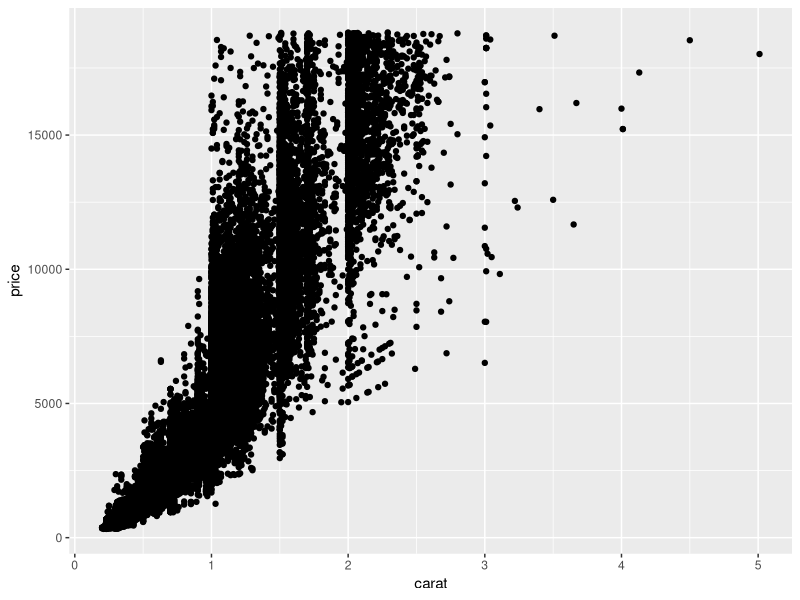
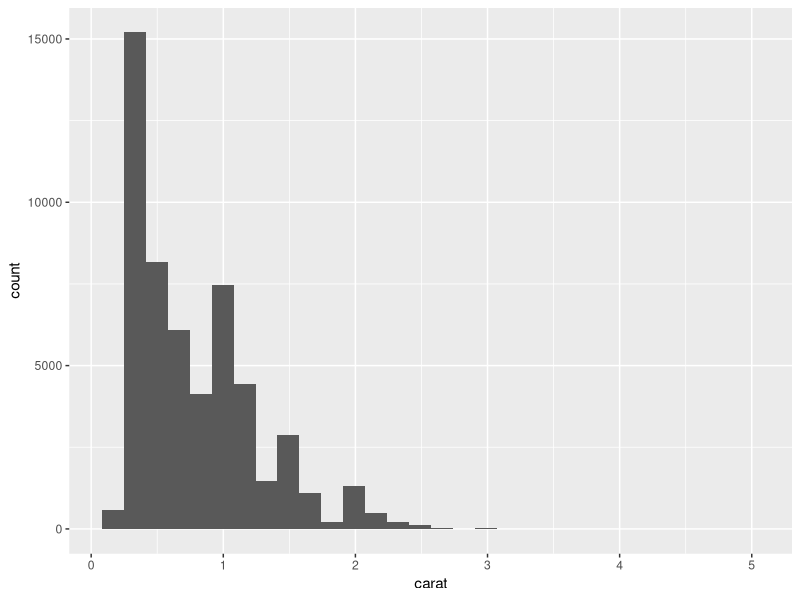
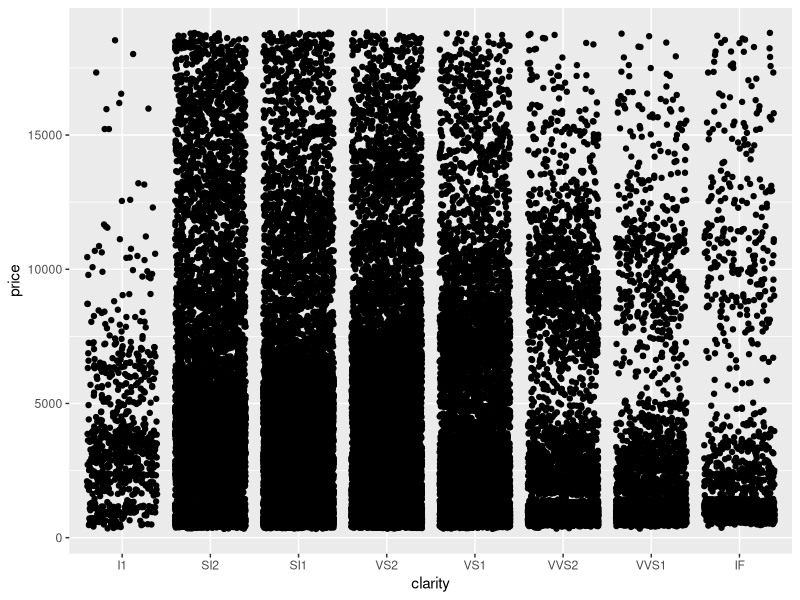

These figures' R source, in order:
## ---- chunk 1
knitr::opts_chunk$set(echo = TRUE)
library(tidyverse)
library(skimr)
library(GGally)

## ---- chunk 2
view(diamonds)
names(diamonds)
dim(diamonds)
summary(diamonds)
head(diamonds)
tail(diamonds)
skimr::skim(diamonds)
## ---- chunk 3
ggplot(data = diamonds, aes(x = carat, y = price)) +
  geom_point()

ggplot(data = diamonds, aes(x = carat)) +
  geom_histogram()

ggplot(data = diamonds, aes(x = clarity, y = price)) +
  geom_jitter()

